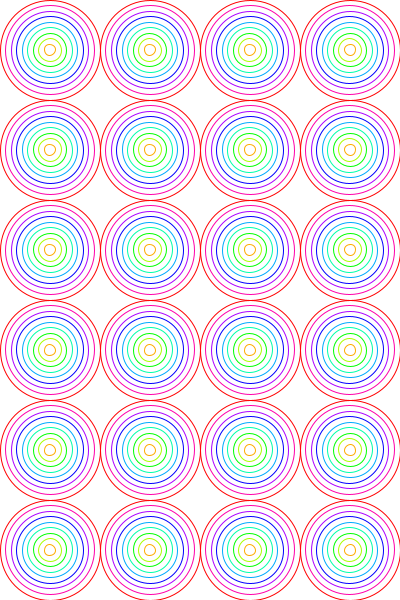
Frame 1 (no input)
Frame 2 (the mouse pressed at the canvas centre, redrawn once): identical to frame 1, image omitted

The Processing sketch that drew this single still picture (run headless with seeded random() and noise(); the mouse was pressed at the canvas centre and the sketch redrawn once):

// Processing sketch: PerpetualPrinting_EllipseStroke
// ── PerpetualPrinting_EllipseStroke.pde
float div = 9;
int step = 100;

void setup() {
  colorMode(HSB, 1);
  // blendMode(MULTIPLY);
  // ellipseMode(CORNER);

  size(400, 600);

  noFill();
  strokeWeight(1);

  noLoop();
}

void draw() {
  background(1);
  
  float c = 1 / div; 

  for (int i = 0; i < div + 1; i++) {
    for (int y = step / 2; y < height; y += step) {      
      for (int x = step / 2; x < width; x += step) {        
        stroke(c * i, 1, 1);
        ellipse(x, y, step / div * i, step / div * i);
      }
    }
  }
}
